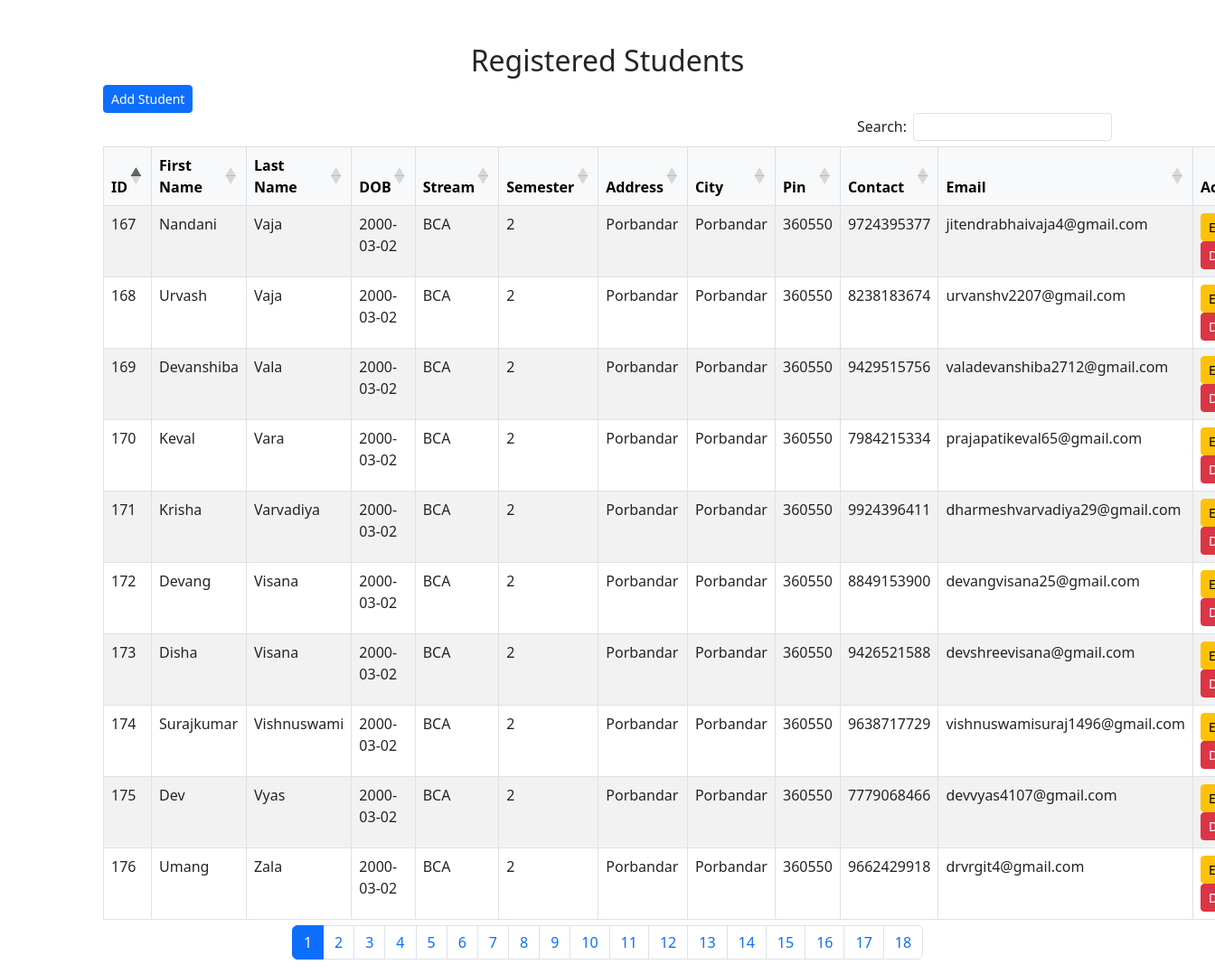
The page /ASSIGNMENT/students.php on the database its author committed.
### tables this page shows
CREATE TABLE `std_registration` (
  `id` int(11) NOT NULL,
  `first_name` varchar(30) NOT NULL,
  `last_name` varchar(30) NOT NULL,
  `date_of_birth` date NOT NULL,
  `stream` varchar(30) NOT NULL,
  `semester` tinyint(4) NOT NULL,
  `address` varchar(30) NOT NULL,
  `city` varchar(30) NOT NULL,
  `pin` varchar(30) NOT NULL,
  `contact_number` varchar(15) NOT NULL,
  `email` varchar(255) NOT NULL
);

### ASSIGNMENT/students.php (the view, shortened to what this page needs)
<?php
include 'connection.php';
$limit = 10;
$page = isset($_GET['page']) ? $_GET['page'] : 1;
$offset = ($page - 1) * $limit;
$countQuery = "SELECT COUNT(*) AS total FROM std_registration";
$countResult = $connection->query($countQuery);
$totalStudents = $countResult->fetch_assoc()['total'];
$totalPages = ceil($totalStudents / $limit);
$sql = "SELECT * FROM std_registration ORDER BY id DESC LIMIT $limit OFFSET $offset";
$result = $connection->query($sql);
?>
<!DOCTYPE html>
<html lang="en">
<head>
    <link href="https://cdn.jsdelivr.net/npm/bootstrap@5.3.0/dist/css/bootstrap.min.css" rel="stylesheet">
    <link rel="stylesheet" href="https://cdn.datatables.net/1.13.4/css/dataTables.bootstrap5.min.css">
</head>
<body>
<div class="container mt-5">
    <h2 class="text-center">Registered Students</h2>
    <a href="registration.php" class="btn btn-primary btn-sm">
        Add Student
    </a>
    <table id="studentsTable" class="table table-striped table-bordered">
        <thead class="table-light">
            <tr>
                <th>ID</th>
                <th>First Name</th>
                <th>Last Name</th>
                <th>DOB</th>
                <th>Stream</th>
                <th>Semester</th>
                <th>Address</th>
                <th>City</th>
                <th>Pin</th>
                <th>Contact</th>
                <th>Email</th>
                <th>Action</th>
            </tr>
        </thead>
        <tbody>
            <?php while ($row = $result->fetch_assoc()) { ?>
                <tr>
                    <td><?= $row['id']; ?></td>
                    <td><?= htmlspecialchars($row['first_name']); ?></td>
                    <td><?= htmlspecialchars($row['last_name']); ?></td>
                    <td><?= $row['date_of_birth']; ?></td>
                    <td><?= htmlspecialchars($row['stream']); ?></td>
                    <td><?= htmlspecialchars($row['semester']); ?></td>
                    <td><?= htmlspecialchars($row['address']); ?></td>
                    <td><?= htmlspecialchars($row['city']); ?></td>
                    <td><?= htmlspecialchars($row['pin']); ?></td>
                    <td><?= htmlspecialchars($row['contact_number']); ?></td>
                    <td><?= htmlspecialchars($row['email']); ?></td>
                    <td>
                        <a href="update_student.php?id=<?= $row['id']; ?>"
                            class="btn btn-warning btn-sm"
                        >
                            Edit
                        </a>
                        <a href="delete_student.php?id=<?= $row['id']; ?>"
                            class="btn btn-danger btn-sm"
                            onclick="return confirm('Are you sure?');"
                        >
                            Delete
                        </a>
                    </td>
                </tr>
            <?php } ?>
        </tbody>
    </table>
    <nav>
        <ul class="pagination justify-content-center">
            <?php for ($i = 1; $i <= $totalPages; $i++) { ?>
                <li class="page-item <?= ($i == $page) ? 'active' : ''; ?>">
                    <a class="page-link" href="?page=<?= $i; ?>"><?= $i; ?></a>
                </li>
            <?php } ?>
        </ul>
    </nav>
</div>
</body>
</html>

### rows shown on the page
std_registration: id "176", first_name "Umang", last_name "Zala", date_of_birth "2000-03-02", stream "BCA", semester "2", address "Porbandar", city "Porbandar", pin "360550", contact_number "9662429918", email "drvrgit4@gmail.com"
std_registration: id "175", first_name "Dev", last_name "Vyas", date_of_birth "2000-03-02", stream "BCA", semester "2", address "Porbandar", city "Porbandar", pin "360550", contact_number "7779068466", email "devvyas4107@gmail.com"
std_registration: id "174", first_name "Surajkumar", last_name "Vishnuswami", date_of_birth "2000-03-02", stream "BCA", semester "2", address "Porbandar", city "Porbandar", pin "360550", contact_number "9638717729", email "vishnuswamisuraj1496@gmail.com"
std_registration: id "173", first_name "Disha", last_name "Visana", date_of_birth "2000-03-02", stream "BCA", semester "2", address "Porbandar", city "Porbandar", pin "360550", contact_number "9426521588", email "devshreevisana@gmail.com"
std_registration: id "172", first_name "Devang", last_name "Visana", date_of_birth "2000-03-02", stream "BCA", semester "2", address "Porbandar", city "Porbandar", pin "360550", contact_number "8849153900", email "devangvisana25@gmail.com"
std_registration: id "171", first_name "Krisha", last_name "Varvadiya", date_of_birth "2000-03-02", stream "BCA", semester "2", address "Porbandar", city "Porbandar", pin "360550", contact_number "9924396411", email "dharmeshvarvadiya29@gmail.com"
std_registration: id "170", first_name "Keval", last_name "Vara", date_of_birth "2000-03-02", stream "BCA", semester "2", address "Porbandar", city "Porbandar", pin "360550", contact_number "7984215334", email "prajapatikeval65@gmail.com"
std_registration: id "169", first_name "Devanshiba", last_name "Vala", date_of_birth "2000-03-02", stream "BCA", semester "2", address "Porbandar", city "Porbandar", pin "360550", contact_number "9429515756", email "valadevanshiba2712@gmail.com"
std_registration: id "168", first_name "Urvash", last_name "Vaja", date_of_birth "2000-03-02", stream "BCA", semester "2", address "Porbandar", city "Porbandar", pin "360550", contact_number "8238183674", email "urvanshv2207@gmail.com"
std_registration: id "167", first_name "Nandani", last_name "Vaja", date_of_birth "2000-03-02", stream "BCA", semester "2", address "Porbandar", city "Porbandar", pin "360550", contact_number "9724395377", email "jitendrabhaivaja4@gmail.com"
